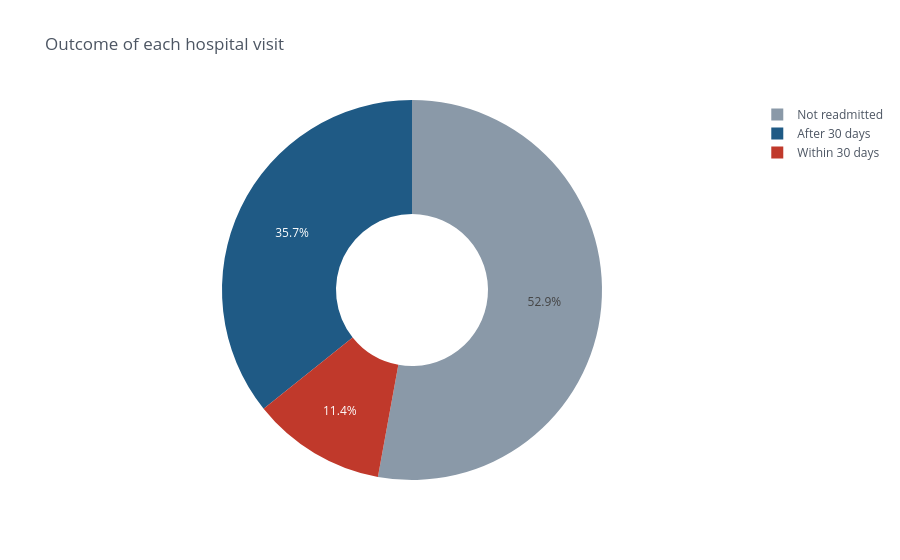

The notebook cell saved with this chart:
### Markdown cell above
### Q1a. How many patients come back?

### Code cell
status = df["readmit_status"].value_counts().reset_index()
status.columns = ["status", "visits"]

fig = status.iplot(kind="pie", labels="status", values="visits", asFigure=True,
                   colors=[GREY, BLUE, RED], hole=0.4,
                   title="Outcome of each hospital visit")
fig.show()

### Figure 1 — Plotly figure (JSON) as saved in the notebook; plotly's stock layout.template omitted (floating-point values rounded to 4 significant figures)
{"data": [{"hole": 0.4, "labels": ["Not readmitted", "After 30 days", "Within 30 days"], "marker": {"colors": ["rgba(138, 153, 168, 1.0)", "rgba(31, 90, 133, 1.0)", "rgba(192, 57, 43, 1.0)"]}, "name": "", "type": "pie", "values": [52524, 35502, 11314]}], "layout": {"legend": {"bgcolor": "#FFFFFF", "font": {"color": "#4D5663"}}, "paper_bgcolor": "#FFFFFF", "plot_bgcolor": "#FFFFFF", "title": {"font": {"color": "#4D5663"}, "text": "Outcome of each hospital visit"}}}
